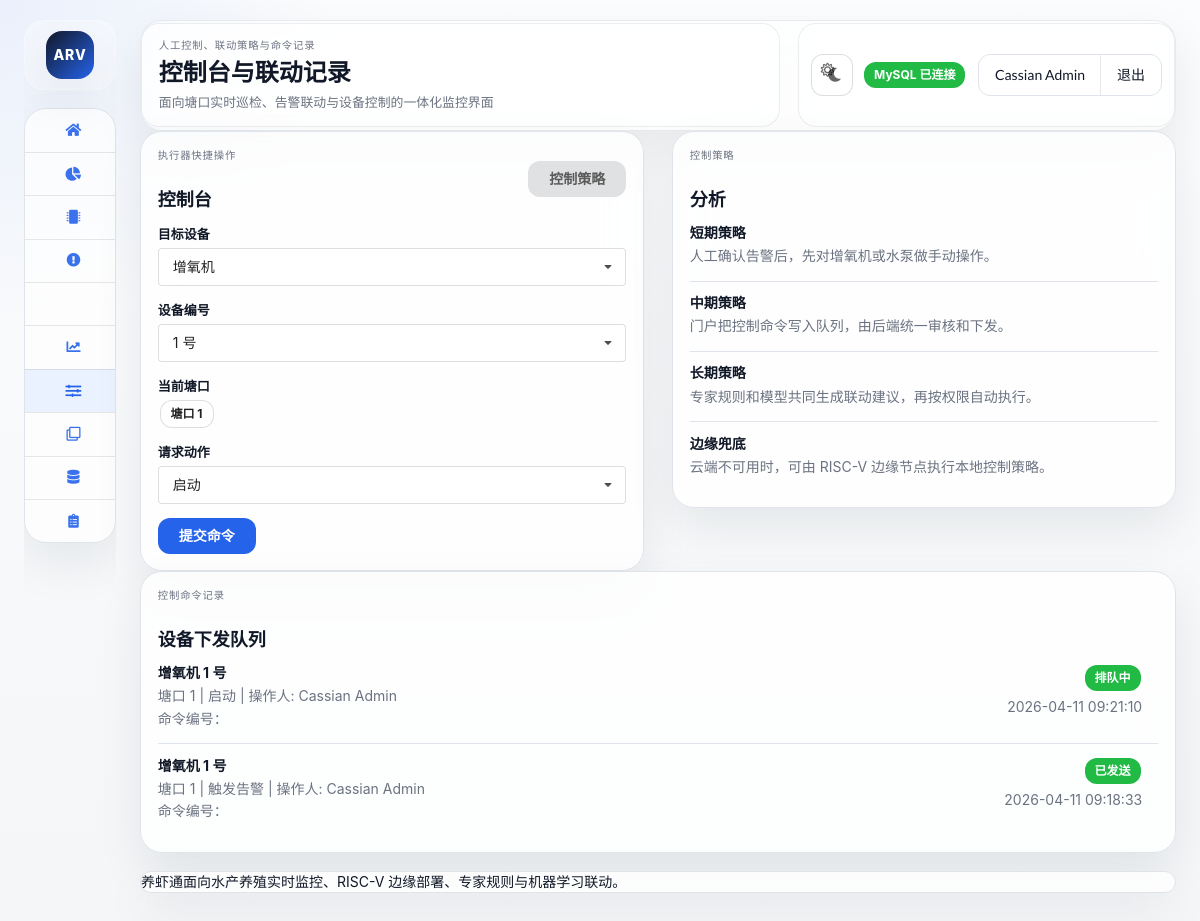
/control.php (signed in), run on the app's committed database.
### tables this page shows
CREATE TABLE IF NOT EXISTS control_commands (
	id INT AUTO_INCREMENT PRIMARY KEY,
	command_uuid VARCHAR(64) NOT NULL,
	pond_code VARCHAR(32) NOT NULL DEFAULT 'pond_01',
	device_type VARCHAR(64) NOT NULL DEFAULT '增氧机',
	device_no INT NOT NULL DEFAULT 1,
	device_name VARCHAR(120) NOT NULL,
	action_name VARCHAR(64) NOT NULL,
	operator_name VARCHAR(120) NOT NULL,
	command_status VARCHAR(32) NOT NULL DEFAULT 'queued',
	issued_at DATETIME NOT NULL,
	dispatched_at DATETIME NULL,
	acknowledged_at DATETIME NULL,
	executed_at DATETIME NULL,
	device_response TEXT NULL,
	created_at TIMESTAMP DEFAULT CURRENT_TIMESTAMP
);

### app/lib/i18n.php (called while the page is built, shortened)
<?php
function current_locale()
{
	return 'zh-CN';
}
function t($key)
{
	$locale = current_locale();
	$catalog = translation_catalog();
	if (isset($catalog[$locale][$key]))
		return $catalog[$locale][$key];
	return $key;
}
function translation_catalog()
{
	return include __DIR__ . '/../translations.php';
}

### app/lib/helpers.php (called while the page is built, shortened)
<?php
function h($value)
{
	return htmlspecialchars((string) $value, ENT_QUOTES, 'UTF-8');
}
function semantic_label_class($status)
{
	$status = strtolower((string) $status);
	if ($status === 'healthy' || $status === 'online' || $status === 'normal' || $status === 'queued' || $status === 'sent' || $status === 'acknowledged' || $status === 'executed' || $status === 'success')
		return 'green';
	return 'grey';
}
function chinese_status_text($status)
{
	$status = strtolower((string) $status);
	$map = [
		'healthy' => '正常',
		'normal' => '正常',
		'success' => '正常',
		'online' => '在线',
		'warning' => '预警',
		'maintenance' => '维护中',
		'critical' => '严重',
		'error' => '异常',
		'offline' => '离线',
		'queued' => '排队中',
		'sent' => '已发送',
		'acknowledged' => '已确认',
		'executed' => '已执行',
		'failed' => '执行失败',
		'start' => '启动',
		'stop' => '停止',
		'manual_override' => '人工接管',
		'trigger_alarm' => '触发告警',
	];
	return isset($map[$status]) ? $map[$status] : (string) $status;
}
function pond_options()
{
	$ponds = [];
	for ($i = 1; $i <= 10; $i++) {
		$key = 'pond_' . str_pad((string) $i, 2, '0', STR_PAD_LEFT);
		$ponds[] = [
			'code' => $key,
			'name' => '塘口 ' . $i,
		];
	}
	return $ponds;
}
function current_pond_code()
{
	$allowed = array_map(function ($pond) {
		return $pond['code'];
	}, pond_options());
	return 'pond_01';
}
function pond_name($pond_code)
{
	foreach (pond_options() as $pond) {
		if ($pond['code'] === $pond_code)
			return $pond['name'];
	}
	return (string) $pond_code;
}

### app/lib/repositories.php (called while the page is built, shortened)
<?php
function fetch_control_commands(array $config, $limit = 10)
{
	$pdo = get_pdo($config);
	$statement = $pdo->prepare(
		"SELECT id, command_uuid, pond_code, device_type, device_no, device_name, action_name, operator_name,
		        command_status, issued_at, dispatched_at, acknowledged_at, executed_at, device_response
		 FROM control_commands
		 ORDER BY issued_at DESC
		 LIMIT :limit_value"
	);
	$statement->bindValue(':limit_value', (int) $limit, PDO::PARAM_INT);
	try {
		$statement->execute();
		$rows = $statement->fetchAll();
	} catch (Throwable $exception) {
		return sample_control_commands();
	}
	return $rows ?: sample_control_commands();
}

### public/control.php (the view, shortened to what this page needs)
<?php
require_once __DIR__ . '/../app/bootstrap.php';
$commands = fetch_control_commands($config, 10);
require __DIR__ . '/partials/header.php';
?>
<div class="ui stackable two column grid portal-section">
	<div class="column">
		<section class="ui segment card dashboard">
			<div class="dashboard-header">
				<div>
					<p class="portal-eyebrow"><?= h(t('actuator_quick_actions')); ?></p>
					<h3><?= h(t('nav_control')); ?></h3>
				</div>
				<a class="ui button js-open-modal" href="#"><?= h(t('control_strategy')); ?></a>
			</div>
			<form class="ui form portal-form" method="post">
				<div class="field">
					<label><?= h(t('target_device')); ?></label>
					<select class="ui dropdown" name="device_type">
						<option value="增氧机">增氧机</option>
					</select>
				</div>
				<div class="field">
					<label>设备编号</label>
					<select class="ui dropdown" name="device_no">
						<?php for ($i = 1; $i <= 10; $i++): ?>
							<option value="<?= h((string) $i); ?>"><?= h((string) $i); ?> 号</option>
						<?php endfor; ?>
					</select>
				</div>
				<div class="field">
					<label>当前塘口</label>
					<div class="ui basic label"><?= h(pond_name(current_pond_code())); ?></div>
				</div>
				<div class="field">
					<label><?= h(t('requested_action')); ?></label>
					<select class="ui dropdown" name="action">
						<option value="start"><?= h(t('start')); ?></option>
					</select>
				</div>
				<div class="portal-inline-actions">
					<button class="ui primary button" type="submit"><?= h(t('queue_simulated_action')); ?></button>
				</div>
			</form>
		</section>
	</div>
	<div class="column">
		<section class="ui segment card dashboard">
			<div class="dashboard-header">
				<div>
					<p class="portal-eyebrow"><?= h(t('control_strategy')); ?></p>
					<h3><?= h(t('nav_analytics')); ?></h3>
				</div>
			</div>
			<div class="ui list portal-info-list">
				<div class="item">
					<div class="portal-info-main"><strong>短期策略</strong><p>人工确认告警后，先对增氧机或水泵做手动操作。</p></div>
				</div>
				<div class="item">
					<div class="portal-info-main"><strong>中期策略</strong><p>门户把控制命令写入队列，由后端统一审核和下发。</p></div>
				</div>
				<div class="item">
					<div class="portal-info-main"><strong>长期策略</strong><p>专家规则和模型共同生成联动建议，再按权限自动执行。</p></div>
				</div>
				<div class="item">
					<div class="portal-info-main"><strong>边缘兜底</strong><p>云端不可用时，可由 RISC-V 边缘节点执行本地控制策略。</p></div>
				</div>
			</div>
		</section>
	</div>
</div>
<section class="ui segment card dashboard portal-section">
	<div class="dashboard-header">
		<div>
			<p class="portal-eyebrow"><?= h(t('command_history')); ?></p>
			<h3>设备下发队列</h3>
		</div>
	</div>
	<div class="ui list portal-info-list">
		<?php foreach ($commands as $command): ?>
			<div class="item">
				<div class="portal-info-main">
					<strong><?= h((isset($command['device_type']) ? $command['device_type'] : '设备') . ' ' . (isset($command['device_no']) ? (string) $command['device_no'] : '1') . ' 号'); ?></strong>
					<p><?= h(pond_name(isset($command['pond_code']) ? $command['pond_code'] : 'pond_01')); ?> | <?= h(chinese_status_text($command['action_name'])); ?> | <?= h(t('operator')); ?>: <?= h($command['operator_name']); ?></p>
					<?php if (isset($command['command_uuid'])): ?>
						<p>命令编号：<?= h($command['command_uuid']); ?></p>
					<?php endif; ?>
				</div>
				<div class="portal-info-side">
					<div class="ui <?= h(semantic_label_class($command['command_status'])); ?> label"><?= h(chinese_status_text($command['command_status'])); ?></div>
					<div><?= h($command['issued_at']); ?></div>
				</div>
			</div>
		<?php endforeach; ?>
	</div>
</section>
<?php require __DIR__ . '/partials/footer.php'; ?>

### public/assets/css/styles.css (style rules this page uses)
:root { --portal-bg: #f4f6f8; --portal-panel: #ffffff; --portal-panel-soft: #f8fafc; --portal-border: #dfe4ea; --portal-text: #111827; --portal-muted: #6b7280; --portal-accent: #2563eb; --portal-accent-soft: #eaf2ff; --portal-shadow: 0 20px 48px rgba(15, 23, 42, 0.08); --portal-gauge-track: #e7ebf0; --portal-gauge-fill: #2563eb; --portal-chart-line: #2563eb; --portal-sidebar-width: 252px; --portal-sidebar-collapsed-width: 92px; }
html, body { min-height: 100%; }
body { margin: 0; font-family: "SF Pro Display", "Segoe UI", "Helvetica Neue", "PingFang SC", "Hiragino Sans", sans-serif; background: radial-gradient(circle at top left, rgba(37, 99, 235, 0.08), transparent 22%), linear-gradient(180deg, #fbfcfd 0%, var(--portal-bg) 100%); color: var(--portal-text); }
.portal-eyebrow { margin: 0 0 4px; font-size: 0.74rem; letter-spacing: 0.08em; text-transform: uppercase; color: var(--portal-muted); }
.portal-sidebar h1, .portal-main h2, .ui.segment.card h3, .ui.segment.card h4 { color: var(--portal-text); }
.ui.segment.card, .ui.segment.card.portal-topbar, .ui.segment.card.portal-sidebar-card, .ui.segment.card.portal-footer-card, .ui.segment.card.dashboard { display: block; width: 100%; max-width: none; margin: 0 !important; border: 1px solid var(--portal-border); border-radius: 22px; background: rgba(255, 255, 255, 0.82); box-shadow: var(--portal-shadow); backdrop-filter: blur(18px); }
.portal-section { margin-top: 16px; }
.ui.segment.card.dashboard { padding: 1.15rem 1.2rem; }
.dashboard-header { display: flex; align-items: center; justify-content: space-between; gap: 14px; margin-bottom: 0.9rem; }
.ui.list.portal-info-list > .item { display: flex; justify-content: space-between; align-items: flex-start; gap: 16px; padding: 0.95rem 0; border-top: 1px solid var(--portal-border); }
.ui.list.portal-info-list > .item:first-child { border-top: 0; padding-top: 0; }
.portal-info-main { flex: 1; }
.portal-info-main strong { display: block; margin-bottom: 0.3rem; color: var(--portal-text); }
.portal-info-main p, .portal-info-main .description { margin: 0; color: var(--portal-muted); line-height: 1.6; }
.portal-info-side { display: flex; flex-direction: column; align-items: flex-end; gap: 8px; text-align: right; color: var(--portal-muted); flex-shrink: 0; max-width: 34%; }
.portal-form.ui.form .field > label { color: var(--portal-text); font-weight: 700; }
.portal-form.ui.form input, .portal-form.ui.form select { border-radius: 14px !important; border-color: var(--portal-border) !important; background: var(--portal-panel) !important; color: var(--portal-text) !important; }
.portal-inline-actions { display: flex; flex-wrap: wrap; gap: 12px; }
.ui.button, .ui.label, .ui.menu, .ui.message, .ui.table, .ui.form input, .ui.form select { border-radius: 12px; }
.ui.button { margin: 0; }
.ui.button.primary { background: var(--portal-accent); }
.ui.basic.label, .ui.label { font-weight: 700; }

### data on the page
control_commands: device_type+device_no "增氧机 1 号", pond_code "塘口 1", action_name "启动", operator_name "Cassian Admin", command_status "排队中", issued_at "2026-04-11 09:21:10"
control_commands: device_type+device_no "增氧机 1 号", pond_code "塘口 1", action_name "触发告警", operator_name "Cassian Admin", command_status "已发送", issued_at "2026-04-11 09:18:33"

### other printed values
$page_tagline "人工控制、联动策略与命令记录"
$page_heading "控制台与联动记录"
t('db_connected') "MySQL 已连接"
$user['display_name'] "Cassian Admin"
t('nav_logout') "退出"
t('actuator_quick_actions') "执行器快捷操作"
t('nav_control') "控制台"
t('control_strategy') "控制策略"
t('target_device') "目标设备"
pond_name(current_pond_code()) "塘口 1"
t('requested_action') "请求动作"
t('start') "启动"
t('queue_simulated_action') "提交命令"
t('nav_analytics') "分析"
t('command_history') "控制命令记录"
